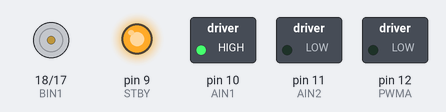
The sketch below on a simulated Arduino Uno, built with avr-gcc and run on an emulated ATmega328P. Shown: motor-driver pin pairs drawn as motors (green arrow = first pin HIGH = forward, orange = second pin HIGH = backward, longer = more drive, scaled by the enable pin, stopped while the standby pin is LOW), switched loads named in the sketch (green lamp = pin HIGH), output pins drawn as LEDs (lit = HIGH).

Above: at 0.1 s.
Timing chart, 0 to 1.6 s (numbered marks = the images above):
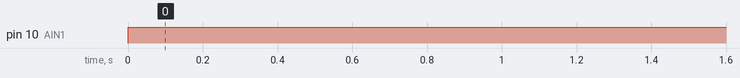

Measured:
- by itself, pin 10 (AIN1): LOW → HIGH at 0.00 s

The sketch:

Motor_Code_Design.ino
```cpp
#include <Arduino.h>

#define AIN1 10
#define AIN2 11
#define PWMA 12
#define BIN1 18
#define BIN2 17
#define PWMB 16
#define STBY 9

void setup() {
  pinMode(AIN1, OUTPUT);
  pinMode(AIN2, OUTPUT);
  pinMode(PWMA, OUTPUT);
  pinMode(BIN1, OUTPUT);
  pinMode(BIN2, OUTPUT);
  pinMode(PWMB, OUTPUT);
  pinMode(STBY, OUTPUT);

  digitalWrite(STBY, HIGH);
}

void loop() {
  digitalWrite(AIN1, HIGH);
  digitalWrite(AIN2, LOW);
  analogWrite(PWMA, 55);
  delay(7000);

  digitalWrite(BIN1, HIGH);
  digitalWrite(BIN2, LOW);
  analogWrite(PWMB, 55);
  delay(7000);

  analogWrite(PWMA, 0);
  delay(3000);

  analogWrite(PWMB, 0);
  delay(3000);
}
```
